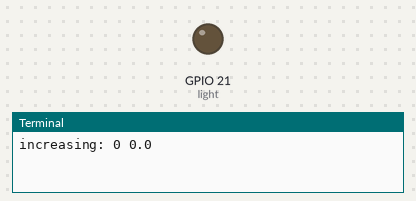
Recording of a program running on a simulated Raspberry Pi (BCM pin numbers). On the bench: output pins drawn as LEDs (lit = HIGH), the last lines printed to the terminal.

Above: at 0.05 s.
At 1.0 s:
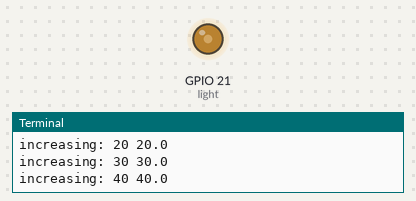
At 2.0 s:
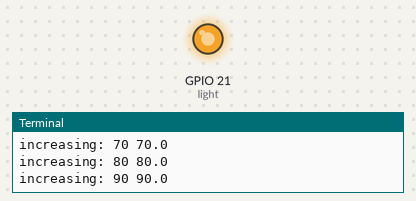
At 4.0 s:
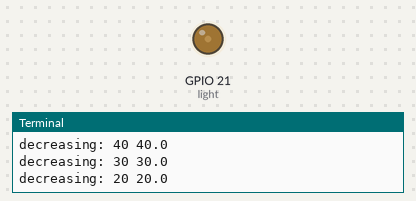
Timing chart, 0 to 5.7 s (numbered marks = the images above):
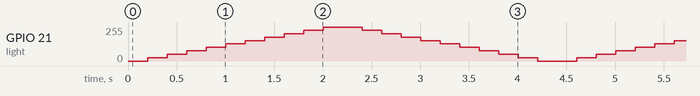

The program:

log_fade_led.py
```python
from time import sleep
from gpiozero import PWMLED
from math import log10

light = PWMLED(21)

loop_delay = 0.2  # delay in seconds between each brightness change

# three brightness change algorithms
algorithms = ["linear", "power_2", "logarithmic"]
algorithm = algorithms[0]

steps = 10     # number of brigntness steps
fade_factor = (steps * log10(2))/(log10(steps))

led_min = 0          # minimum led brightness
led_max = 100         # maximum led brightness
led_step = 100/steps # brightness change

def brightness(level):
    if algorithm == "power_2":
        return pow(2, level/10)/1024
    elif algorithm == "logarithmic":
        return (pow(2, ((level/led_step)/fade_factor))-1)/steps
    else:
        # default to linear
        return level/100


try:
    while True:                       # loop forever
        for level in range (led_min,led_max+1,int(led_step)):  # variable x incremented from min to max by step
            bright = brightness(level) # calculate new duty cycle
            print("increasing:", level, bright*100) # print for debug
            light.value = bright       # change duty cycle to vary the brightness of LED.
            sleep(loop_delay)          # sleep in seconds

        for level in range (led_max,led_min-1,int(-led_step)): # variable x decremented from max to min by step
            bright = brightness(level) # calculate new duty cycle
            print("decreasing:", level, bright*100) # print for debug
            light.value = bright       # change duty cycle to vary the brightness of LED.
            sleep(loop_delay)          # sleep in seconds

except KeyboardInterrupt:
    pass

finally:
    light.close()
```
